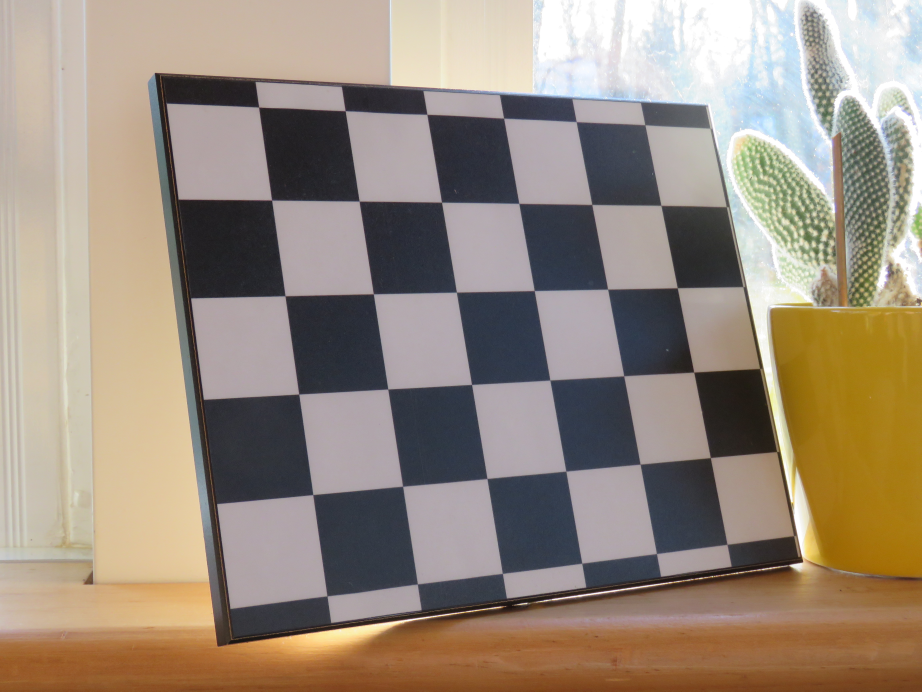
#> input picture images/board_1m.jpg, 4608 x 3456 px (shown at 1/5 size)
$ python compute_transforms.py
#> lines starting #> are read from the running program, lines starting #| are printed output that depends on the picture
### transformations.py
import numpy as np

class Perspective():
    def __init__(self, correspondences_dict):
        if len(correspondences_dict) < 4:
            raise ValueError("transformations.Perspective.__init__(): len(correspondences_dict) ({}) < 4".format(len(correspondences_dict)))
        """
        | -X    -Y      -1      0       0       0       Xx      Yx      x | | A |   | 0 |
        |  0     0       0     -X      -Y      -1       Xy      Yy      y | | B | = | 0 |
        ....                                                                | C |
                                                                             ...
                                                                            | I |
        """

        A = np.zeros((2 * len(correspondences_dict), 9), np.float32)
        row = 0
        for xy, XY in correspondences_dict.items():
            x = xy[0]
            y = xy[1]
            X = XY[0]
            Y = XY[1]
            A[row, 0] = -X
            A[row, 1] = -Y
            A[row, 2] = -1
            A[row, 6] = X*x
            A[row, 7] = Y*x
            A[row, 8] = x
            A[row + 1, 3] = -X
            A[row + 1, 4] = -Y
            A[row + 1, 5] = -1
            A[row + 1, 6] = X*y
            A[row + 1, 7] = Y*y
            A[row + 1, 8] = y
            row += 2
        # Solve homogeneous system of linear equations
        # Cf. https://stackoverflow.com/questions/1835246/how-to-solve-homogeneous-linear-equations-with-numpy
        # Find the eigenvalues and eigenvector of A^T A
        e_vals, e_vecs = np.linalg.eig(np.dot(A.T, A))

        # Extract the eigenvector (column) associated with the minimum eigenvalue
        z = e_vecs[:, np.argmin(e_vals)]
        # Since the coefficients are defined up to a scale factor (we solved a homogeneous system of linear equations), we can multiply them by an arbitrary constant
        z = z/z[8]

        self.transformation_mtx = np.zeros((3, 3), np.float32)
        self.transformation_mtx[0, 0] = z[0]
        self.transformation_mtx[0, 1] = z[1]
        self.transformation_mtx[0, 2] = z[2]
        self.transformation_mtx[1, 0] = z[3]
        self.transformation_mtx[1, 1] = z[4]
        self.transformation_mtx[1, 2] = z[5]
        self.transformation_mtx[2, 0] = z[6]
        self.transformation_mtx[2, 1] = z[7]
        self.transformation_mtx[2, 2] = z[8]

class Affine():
    def __init__(self, correspondences_dict):
        if len(correspondences_dict) < 3:
            raise ValueError("transformations.Affine.__init__(): len(correspondeces_dict) ({}) < 3".format(len(correspondeces_dict)))
        """
        | X    Y   1   0   0   0 | | a00 |   | u |
        | 0    0   0   X   Y   1 | | a01 | = | v |
        | ...                    | | ... |   |...|
                                   | a12 |
        """
        A = np.zeros((2 * len(correspondences_dict), 6), np.float32)
        b = np.zeros((2 * len(correspondences_dict), 1), np.float32)
        row = 0
        for uv, XY in correspondences_dict.items():
            u = uv[0]
            v = uv[1]
            X = XY[0]
            Y = XY[1]
            A[row, 0] = X
            A[row, 1] = Y
            A[row, 2] = 1
            A[row + 1, 3] = X
            A[row + 1, 4] = Y
            A[row + 1, 5] = 1
            b[row] = u
            b[row + 1] = v
            row += 2
        # Solve overdetermined system of linear equations Ax = b
        x, residuals, rank, singular_values = np.linalg.lstsq(A, b, rcond=None)
        self.transformation_mtx = np.zeros((2, 3), np.float32)
        self.transformation_mtx[0, 0] = x[0]
        self.transformation_mtx[0, 1] = x[1]
        self.transformation_mtx[0, 2] = x[2]
        self.transformation_mtx[1, 0] = x[3]
        self.transformation_mtx[1, 1] = x[4]
        self.transformation_mtx[1, 2] = x[5]

### compute_transforms.py
import logging
import argparse
import os
import cv2
import numpy as np
import transformations

logging.basicConfig(level=logging.INFO, format='%(asctime)-15s %(message)s')

def main(
        imageFilepath1,
        imageFilepath2,
        outputDirectory
):
#> called with imageFilepath1 = './images/board_1m.jpg', imageFilepath2 = './images/board_7m.jpg', outputDirectory = './compute_transforms_outputs'
    logging.info("compute_transforms.main()")

    if not os.path.exists(outputDirectory):
        os.makedirs(outputDirectory)

    # Load the image
    image1 = cv2.imread(imageFilepath1, cv2.IMREAD_COLOR)
#> image1 is the input picture: shape (3456, 4608, 3); mean B, G, R 125.3, 139.6, 153.2
    image2 = cv2.imread(imageFilepath2, cv2.IMREAD_COLOR)
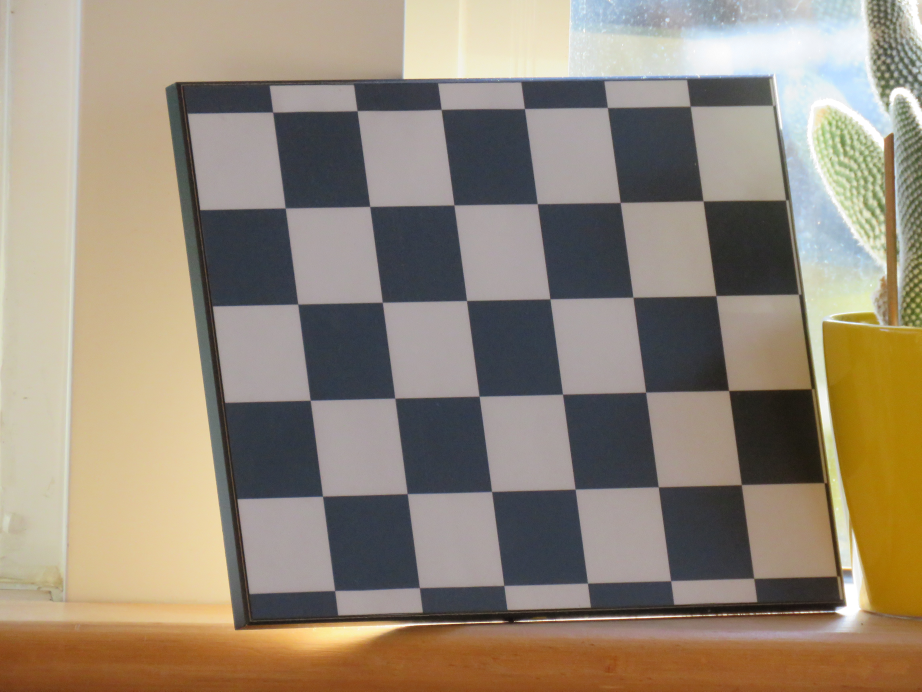
#> input picture images/board_7m.jpg, 4608 x 3456 px (shown at 1/5 size)
#> image2 is the input picture: shape (3456, 4608, 3); mean B, G, R 120.2, 136.7, 148.6

    feature_points1 = np.array([[1295, 538], [3226, 626], [3637, 2724], [1637, 2982]], dtype=np.float32)
    feature_points2 = np.array([[1365, 562], [3451, 532], [3771, 2893], [1675, 2956]], dtype=np.float32)
    warped_feature_points = np.array([[100, 100], [1100, 100], [1100, 1100], [100, 1100]], dtype=np.float32)

    # Draw the location of A, B, C, D
    DrawABCD(image1, feature_points1)
    DrawABCD(image2, feature_points2)
    # Affine transform
    # With OpenCV
    affine_mtx1 = cv2.getAffineTransform(feature_points1[:3, :], warped_feature_points[:3, :])
#> affine_mtx1 = [[0.523, -0.102, -521.6], [-0.0219, 0.481, -130.4]]
    affine_mtx2 = cv2.getAffineTransform(feature_points2[:3, :], warped_feature_points[:3, :])
#> affine_mtx2 = [[0.478, -0.0648, -516.6], [0.00608, 0.423, -145.9]]
    #logging.info("affine_mtx1 =\n{}".format(affine_mtx1))
    #logging.info("affine_mtx2 =\n{}".format(affine_mtx2))
    # Warp affine
    warped_image_size = (1200, 1200)
    warped_affine_img1 = cv2.warpAffine(image1, affine_mtx1, dsize=warped_image_size)
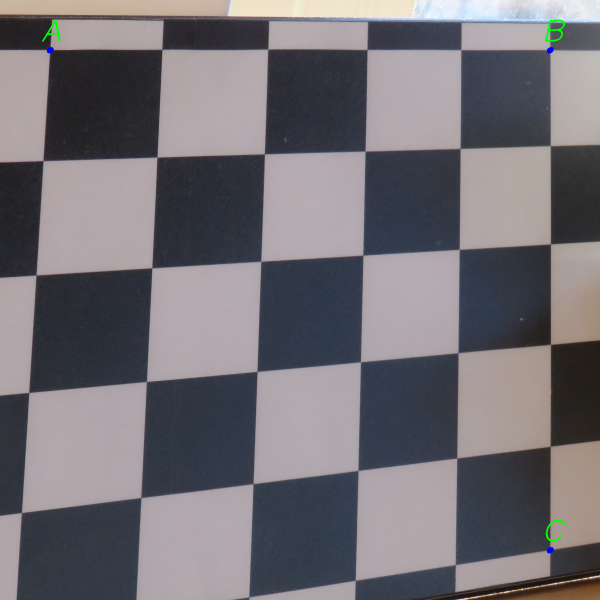
#> warped_affine_img1: shape (1200, 1200, 3) (shown at 1/2 size); mean B, G, R 117.2, 111.4, 115
    warped_affine_img2 = cv2.warpAffine(image2, affine_mtx2, dsize=warped_image_size)
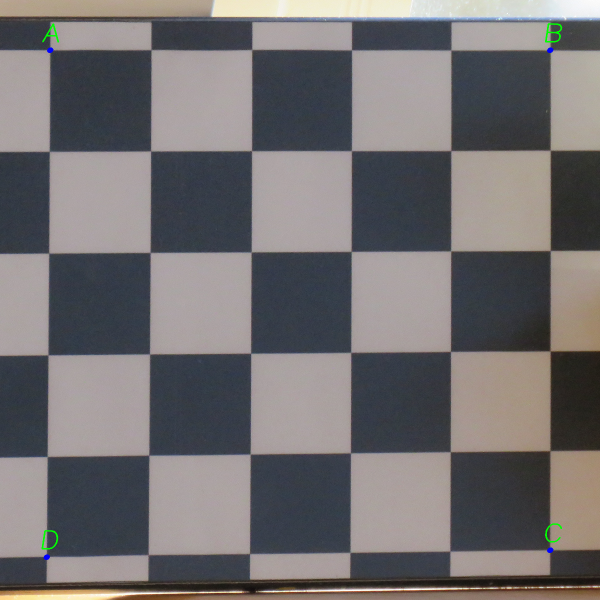
#> warped_affine_img2: shape (1200, 1200, 3) (shown at 1/2 size); mean B, G, R 112.3, 111.1, 114.2
    CircleFixedPoints(warped_affine_img1, warped_feature_points)
    CircleFixedPoints(warped_affine_img2, warped_feature_points)

    warped_affine_img1_filepath = os.path.join(outputDirectory, "computeTransforms_main_warpedAffine1.png")
    cv2.imwrite(warped_affine_img1_filepath, warped_affine_img1)
    warped_affine_img2_filepath = os.path.join(outputDirectory, "computeTransforms_main_warpedAffine2.png")
    cv2.imwrite(warped_affine_img2_filepath, warped_affine_img2)
    window_original = cv2.namedWindow("Affine warped image", cv2.WINDOW_NORMAL)
    cv2.imshow("Affine warped image", warped_affine_img1)
    cv2.waitKey(0)
    cv2.imshow("Affine warped image", warped_affine_img2)
    cv2.waitKey(0)

    # Perspective transform
    # With OpenCV
    perspective_mtx1 = cv2.getPerspectiveTransform(feature_points1, warped_feature_points)
#> perspective_mtx1 = [[0.414, -0.0551, -412.6], [-0.0255, 0.415, -97.14], [-6.71e-05, 3.67e-05, 1]]
    perspective_mtx2 = cv2.getPerspectiveTransform(feature_points2, warped_feature_points)
#> perspective_mtx2 = [[0.468, -0.0603, -505.8], [0.00535, 0.417, -142.5], [-6.43e-06, 3.71e-06, 1]]

    # Warp perspective
    warped_perspective_img1 = cv2.warpPerspective(image1, perspective_mtx1, dsize=warped_image_size)
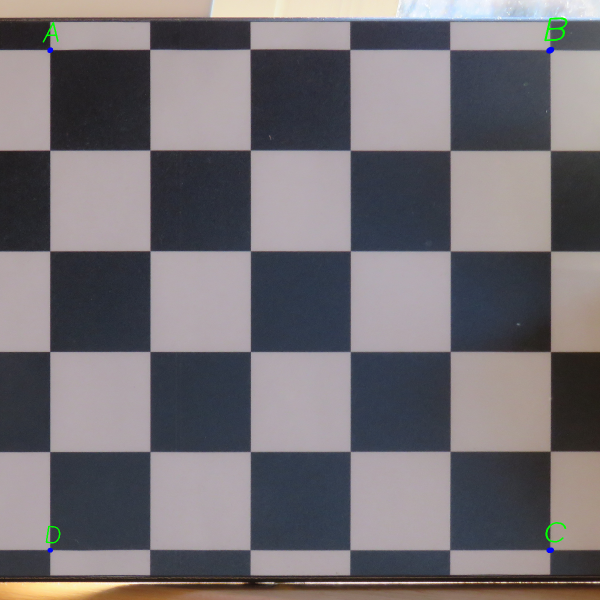
#> warped_perspective_img1: shape (1200, 1200, 3) (shown at 1/2 size); mean B, G, R 116.2, 111.6, 116
    warped_perspective_img2 = cv2.warpPerspective(image2, perspective_mtx2, dsize=warped_image_size)
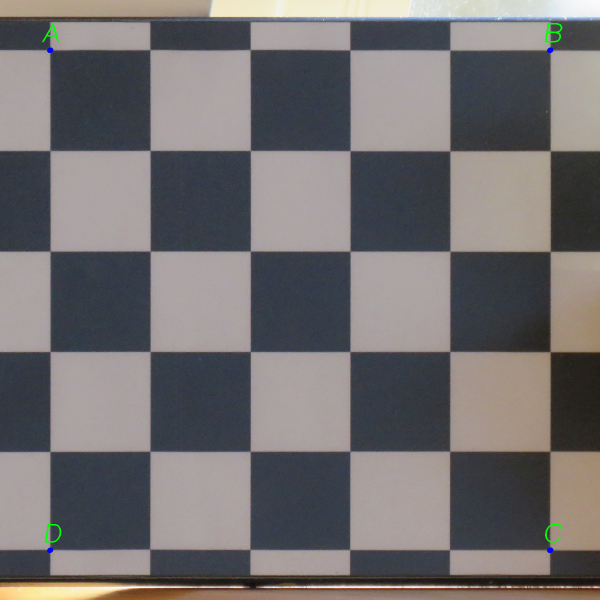
#> warped_perspective_img2: shape (1200, 1200, 3) (shown at 1/2 size); mean B, G, R 112.3, 111.3, 114.7
    CircleFixedPoints(warped_perspective_img1, warped_feature_points)
    CircleFixedPoints(warped_perspective_img2, warped_feature_points)

    warped_perspective_img1_filepath = os.path.join(outputDirectory, "computeTransforms_main_warpedPerspective1.png")
    cv2.imwrite(warped_perspective_img1_filepath, warped_perspective_img1)
    warped_perspective_img2_filepath = os.path.join(outputDirectory, "computeTransforms_main_warpedPerspective2.png")
    cv2.imwrite(warped_perspective_img2_filepath, warped_perspective_img2)

    window_warped = cv2.namedWindow("Perspective warped image", cv2.WINDOW_NORMAL)
    cv2.imshow("Perspective warped image", warped_perspective_img1)
    cv2.waitKey(0)
    cv2.imshow("Perspective warped image", warped_perspective_img2)
    cv2.waitKey(0)

    # Compute the perspective transformation by solving a homogeneous system of linear equations
    correspondences1 = {}
    for pt_ndx in range(feature_points1.shape[0]):
        correspondences1[tuple(warped_feature_points[pt_ndx].tolist())] = tuple(feature_points1[pt_ndx].tolist())
    perspective_T1 = transformations.Perspective(correspondences1)
    logging.info("OpenCV's perspective_mtx1 =\n{}".format(perspective_mtx1))
    logging.info("perspective_T1.transformation_mtx =\n{}\n".format(perspective_T1.transformation_mtx))
    correspondences2 = {}
    for pt_ndx in range(feature_points2.shape[0]):
        correspondences2[tuple(warped_feature_points[pt_ndx].tolist())] = tuple(feature_points2[pt_ndx].tolist())
    perspective_T2 = transformations.Perspective(correspondences2)
    logging.info("OpenCV's perspective_mtx2 =\n{}".format(perspective_mtx2))
    logging.info("perspective_T2.transformation_mtx =\n{}\n".format(perspective_T2.transformation_mtx))

    # Compute the affine transformation by solving a system of linear equations
    affine_T1 = transformations.Affine(correspondences1)
    logging.info("OpenCV's affine_mtx1 =\n{}".format(affine_mtx1))
    logging.info("affine_T1.transformation_mtx =\n{}\n".format(affine_T1.transformation_mtx))

def DrawABCD(image, points_arr):
    ABCD = ['A', 'B', 'C', 'D']
    for point_ndx in range(points_arr.shape[0]):
        point = points_arr[point_ndx]
        point = (round(point[0]), round(point[1]))
        cv2.circle(image, point, 13, (255, 0, 0), thickness=-1)
        cv2.putText(image, ABCD[point_ndx], (point[0] - 40, point[1] - 40), cv2.FONT_HERSHEY_SIMPLEX, 4.0, (0, 255, 0),
                    thickness=6)

def CircleFixedPoints(image, fixed_points_arr):
    for point_ndx in range(fixed_points_arr.shape[0]):
        point = fixed_points_arr[point_ndx]
        point = (round(point[0]), round(point[1]))
        cv2.circle(image, point, 31, (0, 0, 255), thickness=3)

if __name__ == '__main__':
    parser = argparse.ArgumentParser()
    parser.add_argument('--imageFilepath1', help="The filepath to the 1st image. Default: './images/board_1m.jpg'", default='./images/board_1m.jpg')
    parser.add_argument('--imageFilepath2', help="The filepath to the 2nd image. Default: './images/board_7m.jpg'", default='./images/board_7m.jpg')
    parser.add_argument('--outputDirectory', help="The output directory. Default: './compute_transforms_outputs'",
                        default='./compute_transforms_outputs')
    args = parser.parse_args()
    main(args.imageFilepath1,
         args.imageFilepath2,
         args.outputDirectory)
